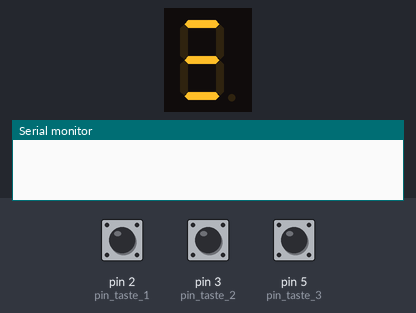
Recording of a sketch running on a simulated Arduino Uno, built with avr-gcc and run on an emulated ATmega328P. Shown: 1-digit seven-segment display, the last lines printed to the serial monitor. Wiring (inferred from the names in the program): 1-digit 7-segment display, segments lit when HIGH: segments pin 6, pin 7, pin 8, pin 9, pin 10, pin 11, pin 12. The test bench sets the inputs (shaded band); at power-on: pin 5 (pin_taste_3) HIGH, pin 2 (pin_taste_1) HIGH, pin 3 (pin_taste_2) HIGH. The segment pins are drawn as the display they are named for.

Above: at 1.2 s.
1.3 s: pin 5 (pin_taste_3) pulled LOW for 0.15 s
At 2.1 s:
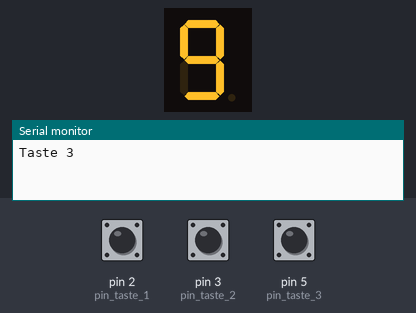
At 3.1 s:
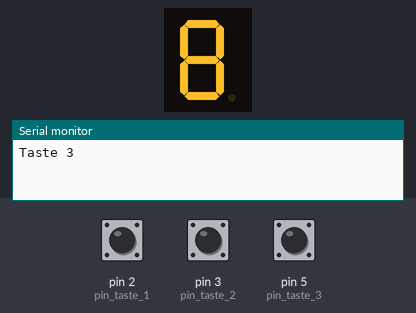
Timing chart, 0 to 4.6 s (numbered marks = the images above; inputs shaded):
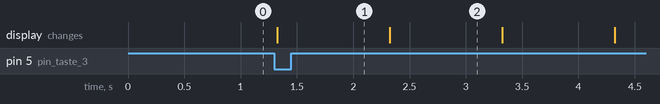

The sketch:

7_segment_timer_plus_tasten.ino
```cpp
int pin_a = 6;
int pin_b = 7;
int pin_c = 8;
int pin_d = 9;
int pin_e = 10;
int pin_f = 11;
int pin_g = 12;
int gnd_4 = 4;

int pin_taste_1 = 2;
byte taste_1_zustand = 0;
int pin_taste_2 = 3;
byte taste_2_zustand = 0;
int pin_taste_3 = 5;
byte taste_3_zustand = 0;

byte zahlen[10] = {0b00111111, 0b00000110, 0b01011011, 0b01001111, 0b01100110, 0b01101101, 0b01111101, 0b00000111, 0b01111111, 0b01101111};
byte number;

void setup(){
  pinMode(pin_a, OUTPUT);
  pinMode(pin_b, OUTPUT);
  pinMode(pin_c, OUTPUT);
  pinMode(pin_d, OUTPUT);
  pinMode(pin_e, OUTPUT);
  pinMode(pin_f, OUTPUT);
  pinMode(pin_g, OUTPUT);
  pinMode(gnd_4, OUTPUT);
  pinMode(pin_taste_1, INPUT_PULLUP);
  pinMode(pin_taste_2, INPUT_PULLUP);
  pinMode(pin_taste_3, INPUT_PULLUP);
  Serial.begin(9600);
}

void loop(){
  int zahl = 0b01001001;
  for (int i = 0; i < 7; ++i) {
    boolean enableSegment = bitRead(zahl, i);
    digitalWrite(i + 6, enableSegment);
  }
  delay(10);

  //Taste 1
  if (digitalRead(pin_taste_1) == LOW & !taste_1_zustand) {
    taste_1_zustand = 1;
    Serial.println("Taste 1");
    for (int j = 0; j <= 9; j++) {
      int zahl = zahlen[j];
      for (int i = 0; i < 7; ++i) {
        boolean enableSegment = bitRead(zahl, i);
        digitalWrite(i + 6, enableSegment);
      }
      delay(1000);
      if (digitalRead(pin_taste_1) == HIGH & taste_1_zustand) {
        taste_1_zustand = 0;
        break;
      }
    }
  }
  delay(10);


  // Taste 2
  if (digitalRead(pin_taste_2) == LOW & !taste_2_zustand) {
    taste_2_zustand = 1;
    Serial.println("Taste 2");
    for (int j = 9; j >= 0; j--) {
      int zahl = zahlen[j];
      for (int i = 0; i < 7; ++i) {
        boolean enableSegment = bitRead(zahl, i);
        digitalWrite(i + 6, enableSegment);
      }
      delay(1000);
      if (digitalRead(pin_taste_2) == HIGH & taste_2_zustand) {
        taste_2_zustand = 0;
        break;
      }
    }
  }
  delay(10);

  //Taste 3
  if (digitalRead(pin_taste_3) == LOW & !taste_3_zustand) {
    taste_3_zustand = 1;
    Serial.println("Taste 3");
    for (int j = 9; j >= 0; j--) {
      int zahl = zahlen[j];
      for (int i = 0; i < 7; ++i) {
        boolean enableSegment = bitRead(zahl, i);
        digitalWrite(i + 6, enableSegment);
      }
      delay(1000);
    }
  }
}
```

Measured:
- after the input at 1.3 s, the display: changes at once (image 1)
- what the display in image 2 shows lasts 1.0 s, from 2.3 s to 3.3 s
